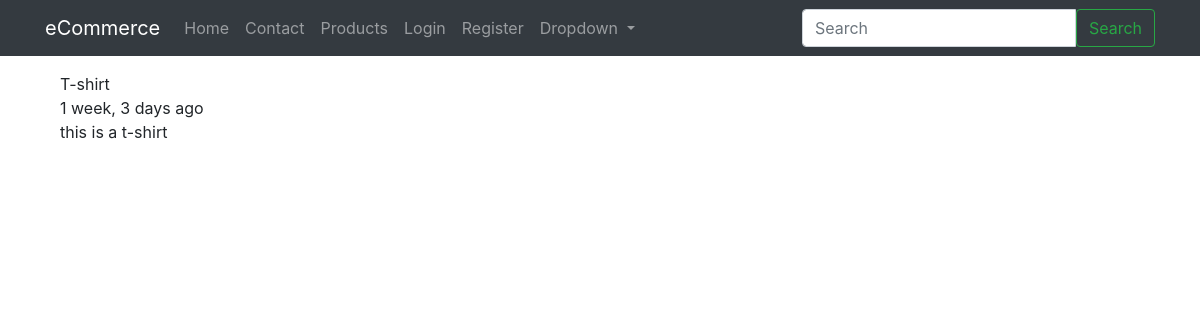
Page /products/t-shirt on the committed database.
### products/models.py (models this page shows, shortened)
class Product(models.Model):
    title = models.CharField(max_length=120)
    slug = models.SlugField(blank=True, unique=True)
    description = models.TextField()
    price = models.DecimalField(max_digits=10, decimal_places=2, default=0.00)
    image = models.ImageField(upload_to=upload_image_path, null=True, blank=True)
    featured = models.BooleanField(default=False)
    timestamp = models.DateTimeField(auto_now_add=True, blank=True, null=True)

### products/views.py (the view)
# urls.py: path('<slug:slug>', ProductDetailView.as_view(), name='details'),
class ProductDetailView(DetailView):
    model = Product

### products/templates/products/product_detail.html (shortened to what this page needs)
{% extends "base.html" %}
{% block content %}
    <div class="container">
        <div class="row">
            <div class="col">
                {{ object.title }}<br>
                {{ object.timestamp|timesince }} ago
                {{ object.description|linebreaks }}<br>
            </div>
        </div>
    </div>
{% endblock content %}

### rows in the picture
Product: title "T-shirt", timestamp "1 week, 3 days", description "this is a t-shirt"

### other values in the picture
{{ brand_name }} "eCommerce"
